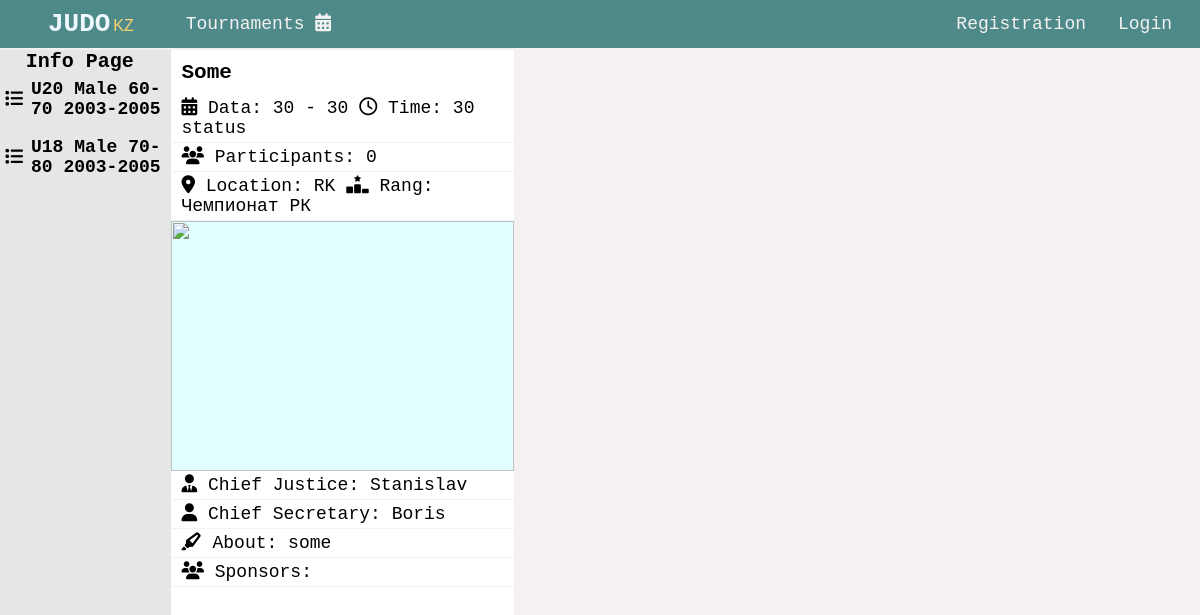
/tournaments/some/, run on an earlier commit of the app's database.
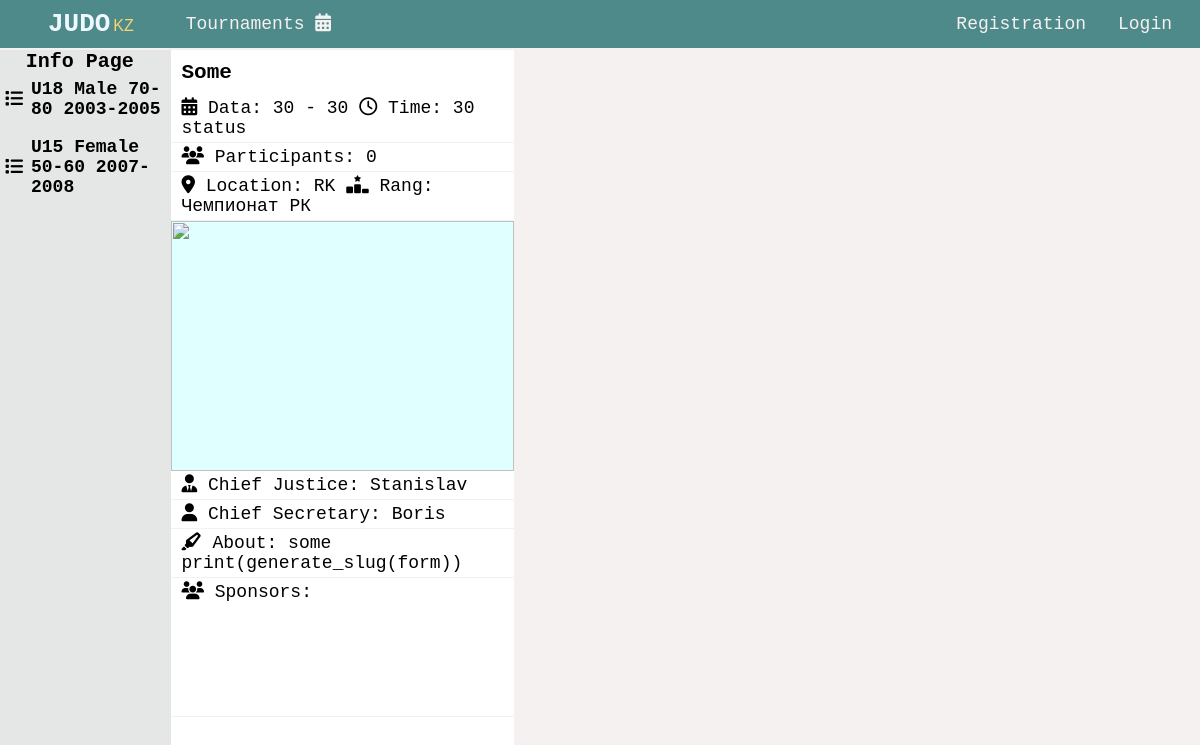
And on a later commit of the database.
### base/models.py (models this page shows, shortened)
class WeightCategory(models.Model):
   slug  = models.CharField(max_length=50, default='')
   category = models.CharField(max_length=20, blank=True)
   gender = models.CharField(max_length=20, blank=True)
   weight = models.CharField(max_length=100, blank=True)
   year = models.CharField(max_length=20, blank=True)
   participants = models.ManyToManyField(Participant, default=[], blank=True)
   registration = models.CharField(max_length=40, blank=True)
   registration_begin = models.CharField(max_length=40, blank=True)
   registration_end = models.CharField(max_length=40, blank=True)

class Tournament(models.Model):
   RANGS = (
      ('Клубный', 'Клубный'),
      ('Городской', 'Городской'),
      ('Областной', 'Областной'),
      ('Региональный', 'Региональный'),
      ('Республиканский', 'Республиканский'),
      ('Чемпионат РК', 'Чемпионат РК'),
      ('Международный турнир', 'Международный турнир'),
   )
   CREDIT_TYPE = (
      ('личный', 'личный'),
      ('командный', 'командный')
   )
   user = models.ForeignKey(User, on_delete=models.CASCADE, default=None)
   title = models.CharField(max_length=100)
   slug = models.SlugField(max_length=100, unique=True)
   logos = models.ManyToManyField(Logos, default=[], blank=True, related_name='logos')
   about = models.TextField(max_length=1000, blank=True)
   rang = models.CharField(max_length=40,choices=RANGS, blank=True)
   place = models.CharField(max_length=100, blank=True)
   startData = models.CharField(max_length=100, blank=True)
   finishData = models.CharField(max_length=100, blank=True)
   startTime = models.CharField(max_length=10, blank=True)
   credit = models.CharField(max_length=100, blank=True, choices=CREDIT_TYPE)
   tatamis_count = models.CharField(default=0, blank=True, max_length=2)
   weight_categories = models.ManyToManyField(WeightCategory, blank=True, default=[])
   sponsors = models.ManyToManyField(Sponsors, blank=True, default=[], related_name='sponsors')
   chiefJustice = models.CharField(max_length=200, blank=True)
   chiefSecretary = models.CharField(max_length=200, blank=True)
   participants = models.ManyToManyField(Participant, blank=True, default=[], related_name='participants')
   created = models.DateTimeField(auto_now_add=True)
   updated = models.DateTimeField(auto_now=True)
   class Meta:
      ordering = ['-updated', '-created']

### base/views/tournaments.py (the view)
# urls.py: path('tournaments/<str:slug>/', tournaments.tournamet_show, name='tournamet_show' ),
def tournamet_show(request, slug):
   tournament = get_object_or_404(Tournament, slug=slug)
   context = {
      'tournament': tournament,
   }
   return render(request, 'base/tournaments/show_tournament.html', context)

### base/templates/base/tournaments/show_tournament.html (shortened to what this page needs)
{% include 'main.html' %}
{% load static %}
{% block title %}
<link rel="stylesheet" href="{% static 'css/tournaments/tournament_show.css' %}">
{% endblock title %}
{% block content %}
<div class="tournament">
   <div class="tournament__menu">
      <a class="tournament__weight__category__link" href="{% url 'base:tournamet_show' tournament.slug %}">
         Info Page
      </a>
      {% for weight_category in tournament.weight_categories.all %}
         <a class="tournament__weight__category">
            <i class="fa-solid fa-list"></i>
            <h4>{{weight_category.slug}}</h4>
         </a>
      {% endfor %}
   </div>
   <div class="tournament__left">
      <h3>{{ tournament.title }}</h3>
      <p>
         <i class="fa-solid fa-calendar-days"></i>
         Data: {{tournament.startData}} - {{tournament.finishData}}
         <i class="fa-regular fa-clock"></i>
         Time: {{tournament.startTime}}
         status
      </p>
      <p>
         <i class="fa-solid fa-users"></i> Participants: 0
      </p>
      <p>
         <i class="fa-solid fa-location-dot"></i> Location: {{tournament.place}}
         <i class="fa-solid fa-ranking-star"></i> Rang: {{tournament.rang}}
      </p>
      <div class="slider">
         <button id="slider__left" >
         </button>
         <img src="" alt="" id="slider__gallery">
         <button id="slider__right">
         </button>
      </div>
      <p>
         <i class="fa-solid fa-user-tie"></i> Chief Justice: {{ tournament.chiefJustice}}
      </p>
      <p>
         <i class="fa-solid fa-user"></i> Chief Secretary: {{ tournament.chiefSecretary }}
      </p>
      <p>
         <i class="fa-solid fa-highlighter"></i> About: {{tournament.about}}
      </p>
      <p class="tournament__sponsors">
         <span>
            <i class="fa-solid fa-users"></i>
            Sponsors: </span>
      </p>
   </div>
   <div class="tournament__right">
   </div>
</div>
{% endblock content %}

What changed in the data, as far as the page shows it:
no longer on this page (row unchanged): WeightCategory: slug "U20 Male 60-70 2003-2005"
added WeightCategory: slug "U15 Female 50-60 2007-2008"
changed Tournament "Some": about "some" → "some print(generate_slug(form))"
